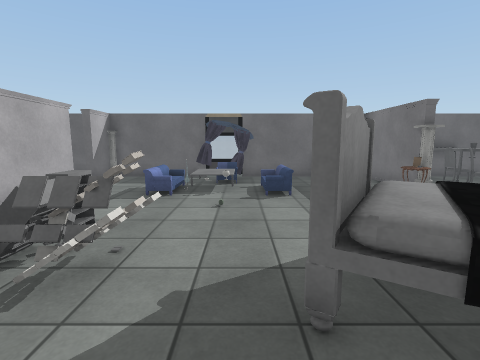
View 1 (above)

16 first-person views from a walk through a 3-D level made in the Unity game engine. The camera is 1.5 m above the floor, tilts 8° down and sees 85° across. The floor is counted in squares, 1 m on a side. Each view is taken from the middle of a square. On the plan, view 1 faces up. The plan holds only what a view shows up to about 14 squares ahead; the rest is blank. The player is left out. Some animated figures are not drawn. Door leaves are left out, so doorways stand open. Some surface patterns are stand-ins.

View 2
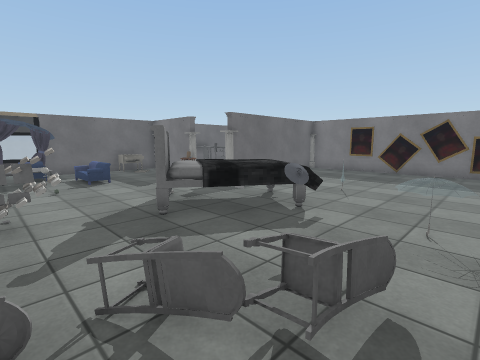

View 3
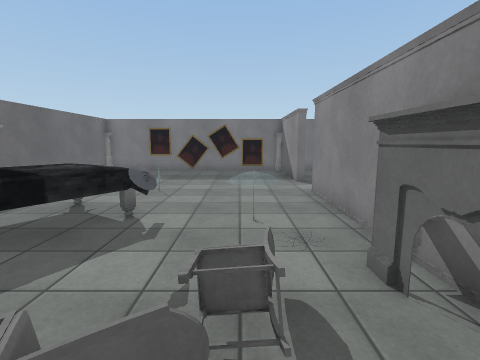

View 4
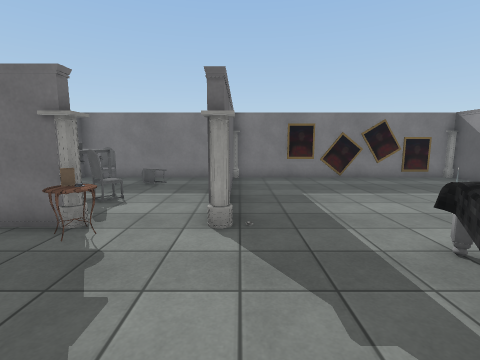

View 5
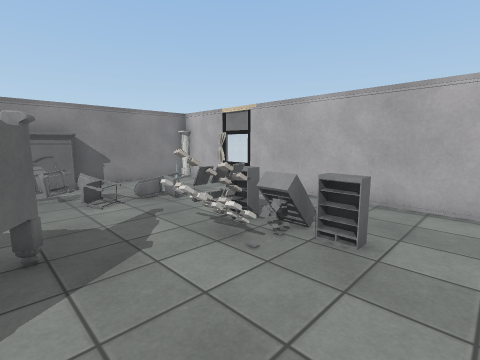

View 6
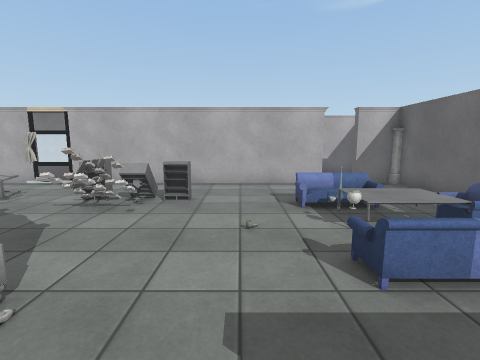

View 7
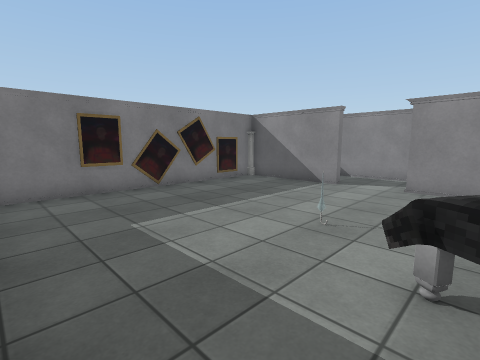

View 8
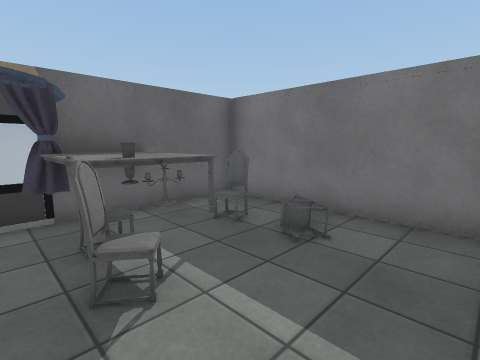

View 9
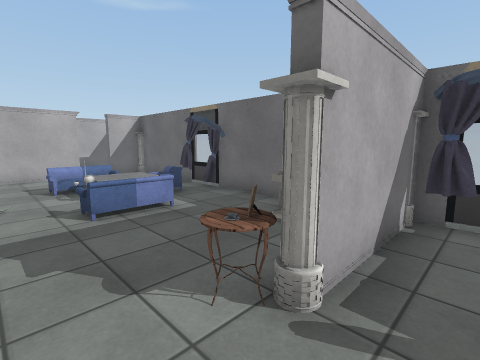

View 10
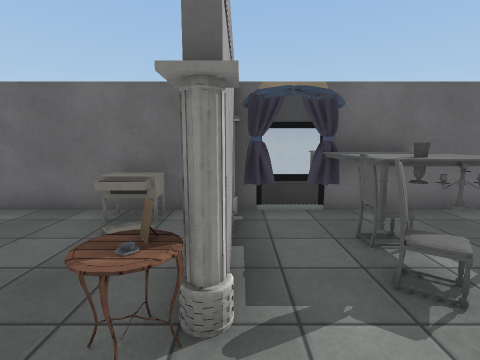

View 11
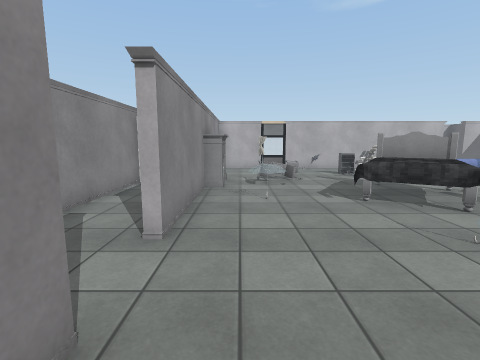

View 12
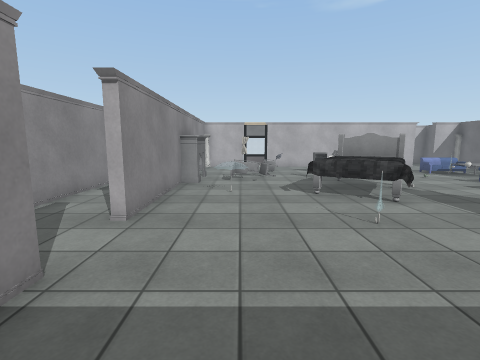

View 13
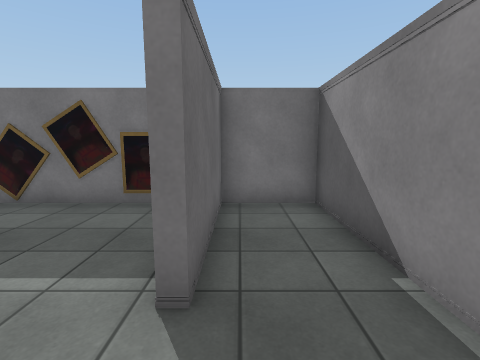

View 14
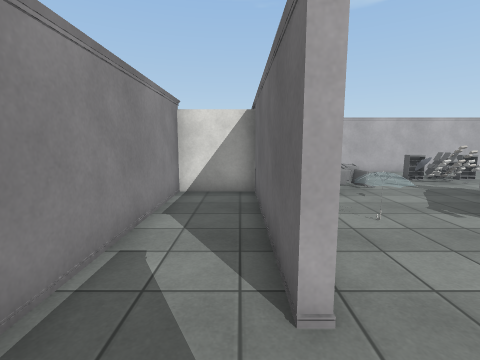

View 15
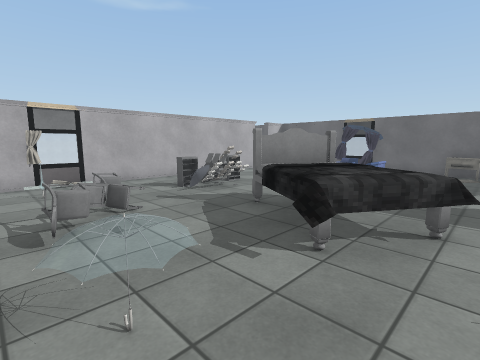

View 16
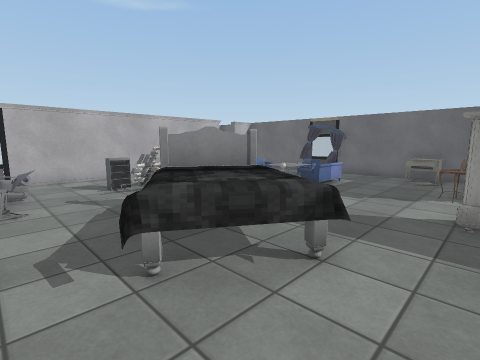

### Floor plan
Points are (right, up) in squares from view 1. A wall is a line through its corners. A room is listed if a view was taken in it or the views show most of it. See-through windows are left out.
Room 1 (views 1, 2, 3, 4, 5, 6, 7, 8, 9, 10, 11, 12, 15, 16)
walls: (5.6, 8.4) (5.6, 11); (6, 11.5) (6, 8.4); (5.1, 11.9) (-5.8, 11.9) (-5.8, 10.2); (11.5, 5.3) (6.4, 5.3); (8.2, -4.2) (11.5, -4.2); (12.5, 6.1) (12.5, 11.9) (9.4, 11.9); (-5.8, 9.1) (-5.8, -3.5); (-5.5, -4.2) (6, -4.2); (12.5, -4.1) (12.5, 5.1)
low walls: (7.5, 11.9) (6.5, 11.9)
ways out: open door at (7, -3.3) to room 2; open door at (-5.5, 9.5)
objects: other object (-6, -2); other object (-4, -2); chair (-3, 0); books (-3, 2) to (-1, 5); sofa (-3, 8) to (-3, 9); other object (-2, 8); chair (-1, -2) to (-1, -1); sofa (-1, 10); other object (0, -4); chair (0, -2); other object (0, 8); bed (1, 0) to (5, 4); sofa (1, 8) to (1, 9); lamp (2, -1); umbrella (3, -3) to (3, -2); other object (3, 11) to (4, 11); table (5, 7) to (5, 8); other object (6, 1); pillar (6, 5); pillar (6, 8); chair (7, 10); chair (8, 9); bottle (8, 10); desk (8, 10) to (10, 13); curtain (8, 12); lamp (9, 9); chair (10, 8); chair (11, 10); painting (12, -3); painting (12, -1); painting (12, 1); painting (12, 2); pillar (12, 5)
Room 2 (views 13, 14)
walls: (6, -4.5) (-0.1, -4.5) (-0.1, -6.9) (12.5, -6.9) (12.5, -4.5); (11.4, -4.5) (8.2, -4.5)
ways out: open door at (7, -3.3) to room 1
objects: pillar (12, -4)

Positions as (right, up) in squares from view 1, and headings:
1: (0, 0), facing up
2: (-2, -3), facing up-right
3: (-2, -2), facing right
4: (1, 5), facing right
5: (1, 6), facing down-left
6: (4, 6), facing left
7: (4, 5), facing down-right
8: (7, 6), facing up-right
9: (7, 6), facing up-left
10: (6, 6), facing up
11: (10, -3), facing left
12: (11, -2), facing left
13: (6, -5), facing right
14: (8, -5), facing left
15: (5, -3), facing up-left
16: (6, -1), facing up-left
